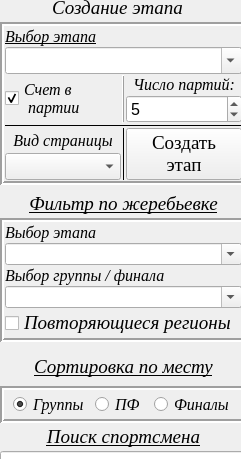
    <widget class="QWidget" name="page_6">
     <property name="geometry">
      <rect>
       <x>0</x>
       <y>0</y>
       <width>241</width>
       <height>459</height>
      </rect>
     </property>
     <attribute name="label">
      <string>Система</string>
     </attribute>
     <widget class="QLabel" name="label_18">
      <property name="geometry">
       <rect>
        <x>12</x>
        <y>0</y>
        <width>211</width>
        <height>16</height>
       </rect>
      </property>
      <property name="font">
       <font>
        <family>Times New Roman</family>
        <pointsize>14</pointsize>
        <weight>50</weight>
        <italic>true</italic>
        <bold>false</bold>
        <underline>true</underline>
       </font>
      </property>
      <property name="text">
       <string>Создание этапа</string>
      </property>
      <property name="alignment">
       <set>Qt::AlignCenter</set>
      </property>
     </widget>
     <widget class="QWidget" name="verticalLayoutWidget">
      <property name="geometry">
       <rect>
        <x>0</x>
        <y>20</y>
        <width>247</width>
        <height>453</height>
       </rect>
      </property>
      <layout class="QVBoxLayout" name="verticalLayout_57" stretch="0,0,0,0,0,0,0,0,0,0,0,0">
       <property name="spacing">
        <number>3</number>
       </property>
       <property name="sizeConstraint">
        <enum>QLayout::SetNoConstraint</enum>
       </property>
       <property name="leftMargin">
        <number>0</number>
       </property>
       <property name="topMargin">
        <number>2</number>
       </property>
       <property name="rightMargin">
        <number>0</number>
       </property>
       <property name="bottomMargin">
        <number>0</number>
       </property>
       <item>
        <widget class="QFrame" name="frame_2">
         <property name="frameShape">
          <enum>QFrame::Box</enum>
         </property>
         <property name="frameShadow">
          <enum>QFrame::Sunken</enum>
         </property>
         <property name="lineWidth">
          <number>2</number>
         </property>
         <layout class="QGridLayout" name="gridLayout_7">
          <property name="leftMargin">
           <number>1</number>
          </property>
          <property name="topMargin">
           <number>1</number>
          </property>
          <property name="rightMargin">
           <number>1</number>
          </property>
          <property name="bottomMargin">
           <number>1</number>
          </property>
          <property name="spacing">
           <number>1</number>
          </property>
          <item row="5" column="2">
           <widget class="QSpinBox" name="spinBox">
            <property name="sizePolicy">
             <sizepolicy hsizetype="Expanding" vsizetype="Fixed">
              <horstretch>0</horstretch>
              <verstretch>0</verstretch>
             </sizepolicy>
            </property>
            <property name="font">
             <font>
              <pointsize>12</pointsize>
             </font>
            </property>
            <property name="minimum">
             <number>3</number>
            </property>
            <property name="maximum">
             <number>7</number>
            </property>
            <property name="singleStep">
             <number>2</number>
            </property>
            <property name="value">
             <number>5</number>
            </property>
           </widget>
          </item>
          <item row="4" column="2">
           <widget class="QLabel" name="label_62">
            <property name="font">
             <font>
              <family>Times New Roman</family>
              <pointsize>12</pointsize>
              <italic>true</italic>
             </font>
            </property>
            <property name="text">
             <string>Число партий:</string>
            </property>
            <property name="alignment">
             <set>Qt::AlignCenter</set>
            </property>
           </widget>
          </item>
          <item row="4" column="0" rowspan="2">
           <widget class="QCheckBox" name="checkBox_visible_game">
            <property name="sizePolicy">
             <sizepolicy hsizetype="Expanding" vsizetype="Fixed">
              <horstretch>0</horstretch>
              <verstretch>0</verstretch>
             </sizepolicy>
            </property>
            <property name="font">
             <font>
              <family>Times New Roman</family>
              <pointsize>12</pointsize>
              <italic>true</italic>
             </font>
            </property>
            <property name="layoutDirection">
             <enum>Qt::LeftToRight</enum>
            </property>
            <property name="text">
             <string>Счет в
 партии</string>
            </property>
            <property name="checked">
             <bool>true</bool>
            </property>
           </widget>
          </item>
          <item row="1" column="0">
           <widget class="QLabel" name="label_10">
            <property name="sizePolicy">
             <sizepolicy hsizetype="Expanding" vsizetype="Minimum">
              <horstretch>0</horstretch>
              <verstretch>0</verstretch>
             </sizepolicy>
            </property>
            <property name="font">
             <font>
              <family>Times New Roman</family>
              <pointsize>12</pointsize>
              <italic>true</italic>
              <underline>true</underline>
             </font>
            </property>
            <property name="text">
             <string>Выбор этапа</string>
            </property>
           </widget>
          </item>
          <item row="8" column="0" colspan="3">
           <widget class="Line" name="line_17">
            <property name="frameShadow">
             <enum>QFrame::Plain</enum>
            </property>
            <property name="orientation">
             <enum>Qt::Horizontal</enum>
            </property>
           </widget>
          </item>
          <item row="2" column="0" colspan="3">
           <widget class="QComboBox" name="comboBox_etap">
            <property name="sizePolicy">
             <sizepolicy hsizetype="Expanding" vsizetype="Fixed">
              <horstretch>0</horstretch>
              <verstretch>0</verstretch>
             </sizepolicy>
            </property>
            <property name="font">
             <font>
              <pointsize>12</pointsize>
              <italic>true</italic>
             </font>
            </property>
            <property name="editable">
             <bool>true</bool>
            </property>
           </widget>
          </item>
          <item row="9" column="1" rowspan="2">
           <widget class="Line" name="line_13">
            <property name="frameShadow">
             <enum>QFrame::Plain</enum>
            </property>
            <property name="orientation">
             <enum>Qt::Vertical</enum>
            </property>
           </widget>
          </item>
          <item row="10" column="0">
           <widget class="QComboBox" name="comboBox_page_vid">
            <property name="sizePolicy">
             <sizepolicy hsizetype="Expanding" vsizetype="Expanding">
              <horstretch>0</horstretch>
              <verstretch>0</verstretch>
             </sizepolicy>
            </property>
            <property name="font">
             <font>
              <pointsize>12</pointsize>
             </font>
            </property>
           </widget>
          </item>
          <item row="9" column="0">
           <widget class="QLabel" name="label_13">
            <property name="sizePolicy">
             <sizepolicy hsizetype="Preferred" vsizetype="MinimumExpanding">
              <horstretch>0</horstretch>
              <verstretch>0</verstretch>
             </sizepolicy>
            </property>
            <property name="font">
             <font>
              <family>Times New Roman</family>
              <pointsize>12</pointsize>
              <italic>true</italic>
             </font>
            </property>
            <property name="text">
             <string>Вид страницы</string>
            </property>
            <property name="alignment">
             <set>Qt::AlignCenter</set>
            </property>
           </widget>
          </item>
          <item row="9" column="2" rowspan="2">
           <widget class="QPushButton" name="Button_etap_made">
            <property name="sizePolicy">
             <sizepolicy hsizetype="Expanding" vsizetype="Expanding">
              <horstretch>0</horstretch>
              <verstretch>0</verstretch>
             </sizepolicy>
            </property>
            <property name="font">
             <font>
              <family>Times New Roman</family>
              <pointsize>14</pointsize>
             </font>
            </property>
            <property name="text">
             <string>Создать
этап</string>
            </property>
            <property name="iconSize">
             <size>
              <width>16</width>
              <height>16</height>
             </size>
            </property>
            <property name="checkable">
             <bool>false</bool>
            </property>
            <property name="default">
             <bool>false</bool>
            </property>
            <property name="flat">
             <bool>false</bool>
            </property>
           </widget>
          </item>
          <item row="4" column="1" rowspan="2">
           <widget class="Line" name="line_18">
            <property name="frameShadow">
             <enum>QFrame::Raised</enum>
            </property>
            <property name="orientation">
             <enum>Qt::Vertical</enum>
            </property>
           </widget>
          </item>
         </layout>
        </widget>
       </item>
       <item>
        <spacer name="verticalSpacer_3">
         <property name="orientation">
          <enum>Qt::Vertical</enum>
         </property>
         <property name="sizeHint" stdset="0">
          <size>
           <width>20</width>
           <height>40</height>
          </size>
         </property>
        </spacer>
       </item>
       <item>
        <widget class="QLabel" name="label_20">
         <property name="font">
          <font>
           <family>Times New Roman</family>
           <pointsize>14</pointsize>
           <weight>50</weight>
           <italic>true</italic>
           <bold>false</bold>
           <underline>true</underline>
          </font>
         </property>
         <property name="text">
          <string>&lt;html&gt;&lt;head/&gt;&lt;body&gt;&lt;p&gt;Фильтр по жеребьевке&lt;/p&gt;&lt;/body&gt;&lt;/html&gt;</string>
         </property>
         <property name="alignment">
          <set>Qt::AlignCenter</set>
         </property>
        </widget>
       </item>
       <item>
        <widget class="QFrame" name="frame_3">
         <property name="frameShape">
          <enum>QFrame::Box</enum>
         </property>
         <property name="frameShadow">
          <enum>QFrame::Sunken</enum>
         </property>
         <property name="lineWidth">
          <number>2</number>
         </property>
         <layout class="QGridLayout" name="gridLayout_8">
          <property name="leftMargin">
           <number>1</number>
          </property>
          <property name="topMargin">
           <number>1</number>
          </property>
          <property name="rightMargin">
           <number>1</number>
          </property>
          <property name="bottomMargin">
           <number>1</number>
          </property>
          <property name="spacing">
           <number>1</number>
          </property>
          <item row="1" column="0">
           <widget class="QComboBox" name="comboBox_filter_choice_stage">
            <property name="editable">
             <bool>true</bool>
            </property>
           </widget>
          </item>
          <item row="3" column="0">
           <widget class="QComboBox" name="comboBox_filter_number_group_final">
            <property name="editable">
             <bool>true</bool>
            </property>
           </widget>
          </item>
          <item row="2" column="0">
           <widget class="QLabel" name="label_60">
            <property name="font">
             <font>
              <family>Times New Roman</family>
              <pointsize>12</pointsize>
              <italic>true</italic>
             </font>
            </property>
            <property name="text">
             <string>Выбор группы / финала</string>
            </property>
            <property name="alignment">
             <set>Qt::AlignLeading|Qt::AlignLeft|Qt::AlignVCenter</set>
            </property>
           </widget>
          </item>
          <item row="0" column="0">
           <widget class="QLabel" name="label_50">
            <property name="font">
             <font>
              <family>Times New Roman</family>
              <pointsize>12</pointsize>
              <italic>true</italic>
             </font>
            </property>
            <property name="text">
             <string>Выбор этапа</string>
            </property>
            <property name="alignment">
             <set>Qt::AlignLeading|Qt::AlignLeft|Qt::AlignVCenter</set>
            </property>
           </widget>
          </item>
          <item row="4" column="0">
           <widget class="QCheckBox" name="checkBox_repeat_regions">
            <property name="font">
             <font>
              <family>Times New Roman</family>
              <pointsize>14</pointsize>
              <italic>true</italic>
             </font>
            </property>
            <property name="text">
             <string>Повторяющиеся регионы</string>
            </property>
           </widget>
          </item>
         </layout>
        </widget>
       </item>
       <item>
        <spacer name="verticalSpacer_2">
         <property name="orientation">
          <enum>Qt::Vertical</enum>
         </property>
         <property name="sizeType">
          <enum>QSizePolicy::Expanding</enum>
         </property>
         <property name="sizeHint" stdset="0">
          <size>
           <width>20</width>
           <height>40</height>
          </size>
         </property>
        </spacer>
       </item>
       <item>
        <spacer name="verticalSpacer">
         <property name="orientation">
          <enum>Qt::Vertical</enum>
         </property>
         <property name="sizeHint" stdset="0">
          <size>
           <width>20</width>
           <height>40</height>
          </size>
         </property>
        </spacer>
       </item>
       <item>
        <widget class="QLabel" name="label_28">
         <property name="font">
          <font>
           <family>Times New Roman</family>
           <pointsize>14</pointsize>
           <weight>50</weight>
           <italic>true</italic>
           <bold>false</bold>
           <underline>true</underline>
          </font>
         </property>
         <property name="text">
          <string>&lt;html&gt;&lt;head/&gt;&lt;body&gt;&lt;p&gt;Сортировка по месту&lt;/p&gt;&lt;/body&gt;&lt;/html&gt;</string>
         </property>
         <property name="alignment">
          <set>Qt::AlignCenter</set>
         </property>
        </widget>
       </item>
       <item>
        <layout class="QHBoxLayout" name="horizontalLayout_6">
         <property name="spacing">
          <number>1</number>
         </property>
        </layout>
       </item>
       <item>
        <spacer name="verticalSpacer_4">
         <property name="orientation">
          <enum>Qt::Vertical</enum>
         </property>
         <property name="sizeHint" stdset="0">
          <size>
           <width>20</width>
           <height>40</height>
          </size>
         </property>
        </spacer>
       </item>
       <item>
        <widget class="QFrame" name="frame_4">
         <property name="sizePolicy">
          <sizepolicy hsizetype="MinimumExpanding" vsizetype="MinimumExpanding">
           <horstretch>0</horstretch>
           <verstretch>0</verstretch>
          </sizepolicy>
         </property>
         <property name="frameShape">
          <enum>QFrame::Box</enum>
         </property>
         <property name="frameShadow">
          <enum>QFrame::Sunken</enum>
         </property>
         <property name="lineWidth">
          <number>2</number>
         </property>
         <layout class="QGridLayout" name="gridLayout_9">
          <property name="topMargin">
           <number>2</number>
          </property>
          <property name="bottomMargin">
           <number>2</number>
          </property>
          <property name="verticalSpacing">
           <number>1</number>
          </property>
          <item row="0" column="0">
           <widget class="QRadioButton" name="radioButton_gr_sort">
            <property name="font">
             <font>
              <family>Times New Roman</family>
              <pointsize>12</pointsize>
              <italic>true</italic>
             </font>
            </property>
            <property name="text">
             <string>Группы</string>
            </property>
            <property name="checked">
             <bool>true</bool>
            </property>
           </widget>
          </item>
          <item row="0" column="1">
           <widget class="QRadioButton" name="radioButton_sf_sort">
            <property name="font">
             <font>
              <family>Times New Roman</family>
              <pointsize>12</pointsize>
              <italic>true</italic>
             </font>
            </property>
            <property name="text">
             <string>ПФ</string>
            </property>
           </widget>
          </item>
          <item row="0" column="2">
           <widget class="QRadioButton" name="radioButton_fin_sort">
            <property name="font">
             <font>
              <family>Times New Roman</family>
              <pointsize>12</pointsize>
              <italic>true</italic>
             </font>
            </property>
            <property name="text">
             <string>Финалы</string>
            </property>
           </widget>
          </item>
         </layout>
        </widget>
       </item>
       <item>
        <widget class="QLabel" name="label_49">
         <property name="font">
          <font>
           <family>Times New Roman</family>
           <pointsize>14</pointsize>
           <weight>50</weight>
           <italic>true</italic>
           <bold>false</bold>
           <underline>true</underline>
          </font>
         </property>
         <property name="text">
          <string>Поиск спортсмена</string>
         </property>
         <property name="alignment">
          <set>Qt::AlignCenter</set>
         </property>
        </widget>
       </item>
       <item>
        <widget class="QLineEdit" name="lineEdit_find_player_in_system"/>
       </item>
      </layout>
     </widget>
    </widget>
